Frame 1 (no input): blank canvas, image omitted
Frame 60 (the mouse pressed at the canvas centre just before this capture): blank canvas, image omitted
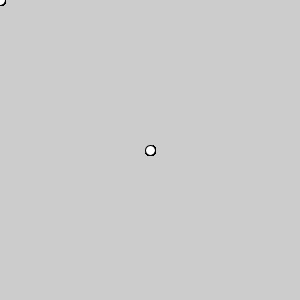
Frame 120 (the mouse held since frame 60 and released just before this capture)

The Processing sketch whose frames 1 and 60 were blank and that drew this single picture after the mouse press (run headless with seeded random() and noise(); from frame 60 on, the mouse is pressed at the canvas centre):

// Processing sketch: Part1_2_1_maru
// ── Part1_2_1_maru.pde


void setup(){
  size(300, 300);
}

void draw(){
  maru(mouseX, mouseY);
}


void maru(float x, float y){
  ellipse(x, y, 10, 10);
}
